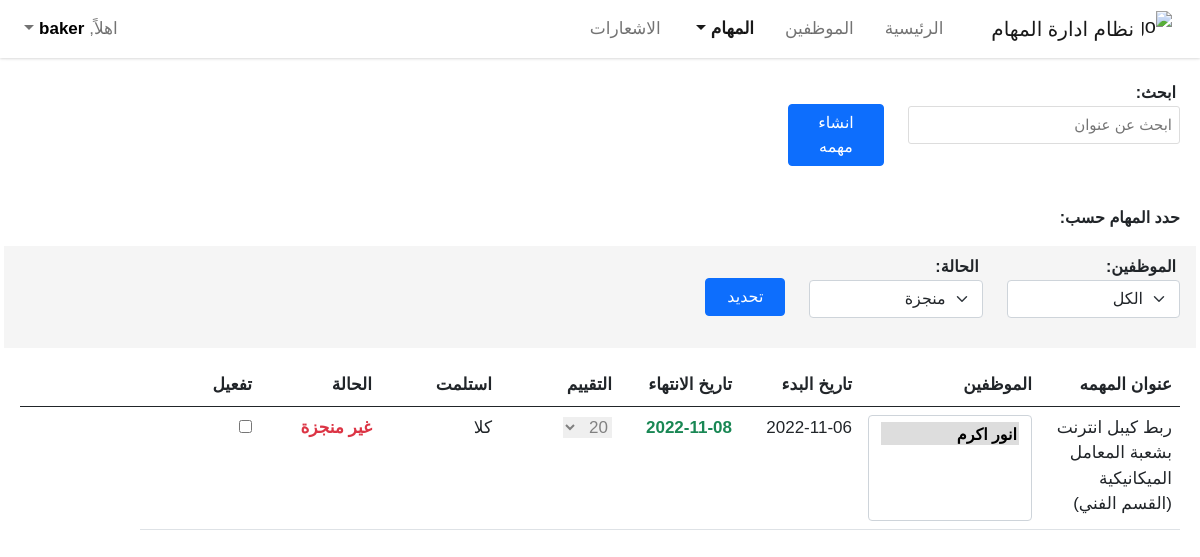
/tasks/systems/ (signed in), run on the app's committed database.
### myapp/models.py (models this page shows, shortened)
class Task(models.Model):
    user        = models.ForeignKey(User, on_delete=models.CASCADE)
    subject     = models.TextField(max_length=1000, blank=True, null=True)
    start_date  = models.CharField(max_length= 100, blank=True, null=True)
    end_date    = models.CharField(max_length=100, blank=True, null=True)
    start_day   = models.CharField(max_length=100, blank=True, null=True)
    end_day     = models.CharField(max_length=100, blank=True, null=True)
    no_of_users = models.IntegerField(default=0)
    employees   = models.ManyToManyField(User, related_name="employees")
    TASK_STATUS = [
      ("غير منجزة", "غير منجزة"),
      ("بأنتظار الموافقة", "بأنتظار الموافقة"),
      ("منجزة", "منجزة")
    ]
    status      = models.CharField(max_length=100, choices=TASK_STATUS, default="غير منجزة")
    rate        = models.SmallIntegerField(default=0)
    received    = models.BooleanField(default=False)
    active      = models.BooleanField(default=True)
    created_at  = models.DateTimeField(auto_now_add=True)
    def unread_employee_tasks(self, request):
        return sum(
            not task.received and request.user in task.employees.all()
            for task in Task.objects.all())

### myapp/tasks/views/systems.py (the view)
# urls.py: path("tasks/systems/", login_required(get_all)),
@require_http_methods(['GET'])
def get_all(request) -> HttpResponse:
  if get_all_tasks(request) != []:
    return render(request, "systems_tasks.html", context = get_context(request, get_all_tasks(request)))
  return render(request, "systems_tasks.html", context = default_context(request))

### myapp/tasks/views/systems.py (called while the page is built)
def get_context(request, tasks) -> Dict:
  return {
    "employees": get_all_users(request),
    "tasks": tasks,
    "unreadable": tasks[0].unread_employee_tasks(request)
  }

def get_all_users(request) -> List[dict]:
  if request.user.is_superuser:
    return User.objects.select_related("profile")
  return list(Group.objects.filter(name=request.user.groups.all()[0]))[0].user_set.all()

def get_all_tasks(request) -> List[dict]:
  if request.user.is_superuser:
    return Task.objects.prefetch_related("employees").order_by("-created_at")
  return [
    task for task in get_month_tasks()[0]
    if task.user.groups.filter(name=request.user.groups.all()[0]).exists() and task.active
  ]

def get_month_tasks() -> List[dict]:
  return [Task.objects.prefetch_related("employees")
    .filter(start_date__range = (get_first_day(), get_last_day()))
    .order_by("-created_at")]

def get_month() -> int:
  return datetime.datetime.now().month

def get_year() -> int:
  return datetime.datetime.now().year

def get_first_day() -> str:
  return str(datetime.datetime(get_year(), get_month(), 1).date())

def get_last_day() -> str:
  if get_month() == 12:
    return str(datetime.datetime(get_year(), get_month(), 31).date())
  return str((datetime.datetime(get_year(), get_month() + 1, 1) + datetime.timedelta(days=-1)).date())

### templates/systems_tasks.html (shortened to what this page needs)
<!DOCTYPE html>
<html lang="ar">
  {% load static %}
<head>
  {% include "base/head.html" %}
</head>
<body>
  {% include "components/navbar.html" %}
  <main class="mt-4 px-3" style="margin-top: 80px !important">
    <div class="row px-1 mb-3">
      <div class="col-md-3">
        <label class="fs-6 fw-bold px-1">اﺑﺤﺚ:</label>
        <input type="text" id="myInput" onkeyup="search()" placeholder="اﺑﺤﺚ ﻋﻦ ﻋﻨﻮاﻥ">
      </div>
      {% if user.is_staff %}
      <div class="col-md-2 py-4">
        <button class="btn btn-primary createTaskBtn" data-bs-toggle="modal" href="#task-modal">اﻧﺸﺎء ﻣﻬﻤﻪ</button>
      </div>
      {% endif %}
    </div>
    {% if user.is_staff %}
    <div class="row px-1 mt-3">
      <p class="fs-6 fw-bold">حدد اﻟﻤﻬﺎﻡ ﺣﺴﺐ:</p>
    </div>
    <div class="row px-1 py-2 mb-3" style="background: whitesmoke !important;">
      <div class="col-md-2 mb-3">
        <label class="fs-6 fw-bold px-1">الموظفين:</label>
        <select class="form-select" id="employees">
          <option value="الكل">الكل</option>
        </select>
      </div>
      <div class="col-md-2 mb-3">
        <label class="fs-6 fw-bold px-1">الحالة:</label>
        <select class="form-select" id="task-status">
          <option value="منجزة">منجزة</option>
        </select>
      </div>
      <div class="col-md-2 py-4">
        <button class="btn btn-primary filterBtn" onclick="filterTasks()">ﺗﺤﺪﻳﺪ</button>
      </div>
    </div>
    {% endif %}
    <div class="row px-1">
      {% if tasks != "[]" %}
      <div class="table-responsive">
        <table class="table tasks-table" id="task-table" style="width:100%">
          <thead>
            <tr>
              <th>ﻋﻨﻮاﻥ اﻟﻤﻬﻤﻪ</th>
              <th>اﻟﻤﻮﻇﻔﻴﻦ</th>
              <th>ﺗﺎﺭﻳﺦ اﻟﺒﺪء</th>
              <th>ﺗﺎﺭﻳﺦ اﻻﻧﺘﻬﺎء</th>
              {% if user.is_staff %}
              <th>اﻟﺘﻘﻴﻴﻢ</th>
              {% endif %}
              <th>اﺳﺘﻠﻤﺖ</th>
              <th>اﻟﺤﺎﻟﺔ</th>
              {% if user.is_staff %}
              <th span="0">تفعيل</th>
              {% endif %}
              <th></th>
            </tr>
          </thead>
          <tbody id="tasks-body">
            {% for task in tasks %}
              {% if user.is_staff %}
              <tr>
                <td>{{task.subject}}</td>
                <td>
                  <select class="form-select task-employees" multiple="true">
                    {% for employee in employees %}
                      {% if not employee.is_staff %}
                        {% if employee in task.employees.all %}
                        <option value=`{{employee.username}}` selected="true">{{employee.username}}</option>
                        {% else %}
                        <option value=`{{employee.username}}`>{{employee.username}}</option>
                        {% endif %}
                      {% endif %}
                    {% endfor %}
                  </select>
                </td>
                <td>{{task.start_date}}</td>
                {% now "Y-m-d" as todays_date %}
                {% if todays_date > task.end_date %}
                  <td class="fw-bold text-danger">
                    {{task.end_date}}
                  </td>
                {% else %}
                <td class="fw-bold text-success">
                  {{task.end_date}}
                </td>
                {% endif %}
                <td>
                  <form action="/tasks/systems/rate/{{task.id}}" method="post">
                    {% if task.rate == 0 and task.status != "منجزة" %}
                    <select class="task-rate" name="task-rate" disabled="true">
                      <option value="20">20</option>
                    </select>
                    {% endif %}
                  </form>
                </td>
                <td>
                  {% if task.received %}
                  ﻧﻌﻢ
                  {% else %}
                  ﻛﻼ
                  {% endif %}
                </td>
                {% if task.status == "غير منجزة" %}
                <td class="fw-bold text-danger">{{task.status}}</td>
                {% endif %}
                {% if task.status != "منجزة" %}
                <td><input type="checkbox" onchange="editTask(`{{task.id}}`)"></td>
                {% endif %}
              </tr>
              {% endif %}
            {% endfor %}
          </tbody>
        </table>
      </div>
      {% else %}
      <p>لا توجد مهام حالياً</p>
      {% endif %}
    </div>
  </main>
</body>
</html>

### templates/components/navbar.html (shortened to what this page needs)
<nav class="navbar navbar-expand-lg navbar-light bg-white fixed-top">
    <div class="container-fluid">
      <a class="navbar-brand p-0 d-flex justify-content-center align-items-center gap-2" href="/">
        <img src="https://www.svgrepo.com/show/315133/stack.svg" alt="Logo" width="30" height="35"
          class="d-inline-block align-text-top">
        نظام ادارة المهام
      </a>
      <div class="collapse navbar-collapse" id="navbarSupportedContent">
        <ul class="navbar-nav mb-2 mb-lg-0">
          <li class="nav-item">
            <a class="nav-link" aria-current="page" href="/">الرئيسية</a>
          </li>
          <li class="nav-item dropdown">
            <a class="nav-link" aria-current="page" href="/employees/">الموظفين</a>
          </li>
          <li class="nav-item dropdown">
            <a class="nav-link dropdown-toggle" href="#tasks" id="navbarDropdown" role="button"
              data-bs-toggle="dropdown" aria-expanded="false">
              المهام
            </a>
          </li>
          {% if not user.is_superuser %}
          <li class="nav-item">
            <a class="nav-link d-flex justify-content-start align-items-center gap-1" href="/notifications/">
              الاشعارات
            </a>
          </li>
          {% endif %}
        </ul>
        <ul class="navbar-nav mb-2 mb-lg-0 me-auto">
          <li class="nav-item dropdown">
            <a class="nav-link dropdown-toggle" href="#user-dropdown" id="navbarDropdown" role="button" data-bs-toggle="dropdown"
              aria-expanded="false">
              اهلاً, <b style="color: black">{{user.username}}</b>
            </a>
          </li>
        </ul>
      </div>
    </div>
  </nav>

### static/css/custom/styles.css (style rules this page uses)
:root { --offcanvas-width: 270px; --topNavbarHeight: 54px; --mainColor: #3498DB; --primaryHoverColor: #2d7eb4; --secondaryColor: white; --hideOverflowX: hidden; --primaryFont: Arial, Helvetica, sans-serif; }
html { scroll-behavior: smooth; }
body { font-family: var(--primaryFont); overflow-x: var(--hideOverflowX); overflow-y: scroll; }
.navbar, .row { direction: rtl !important; font-size: 17px; }
.navbar { box-shadow: rgba(0, 0, 0, 0.1) 0px 1px 3px 0px, rgba(0, 0, 0, 0.06) 0px 1px 2px 0px; }
.navbar-nav { gap: 15px !important; }
.active { font-weight: bold !important; }
.table td, .table th { min-width: 120px !important; }
.tasks-table thead tr th:nth-child(3) { width: 180px !important; }
#myInput { width: 100%; font-size: 15px; padding: 7px; border: 1px solid #ddd; margin-bottom: 5px; border-radius: 3px; }
select option { text-align: right !important; }
.filterBtn { width: 5rem; }
.createTaskBtn { width: 6rem; }
.table-account, .table-division, .task-rate, .admins-select { border: none; }
.task-employees option { color: #767676; padding-top: 3px !important; }
.task-employees option:checked { color: black !important; font-weight: bold; background: rgb(221, 221, 221) !important; }

### data on the page
Task: subject "ربط كيبل انترنت بشعبة المعامل الميكانيكية (القسم الفني)", start_date "2022-11-06", end_date "2022-11-08", received "ﻛﻼ", status "غير منجزة"

### other printed values
{{ user.username }} "baker"
form field value "انور اكرم ☑"
